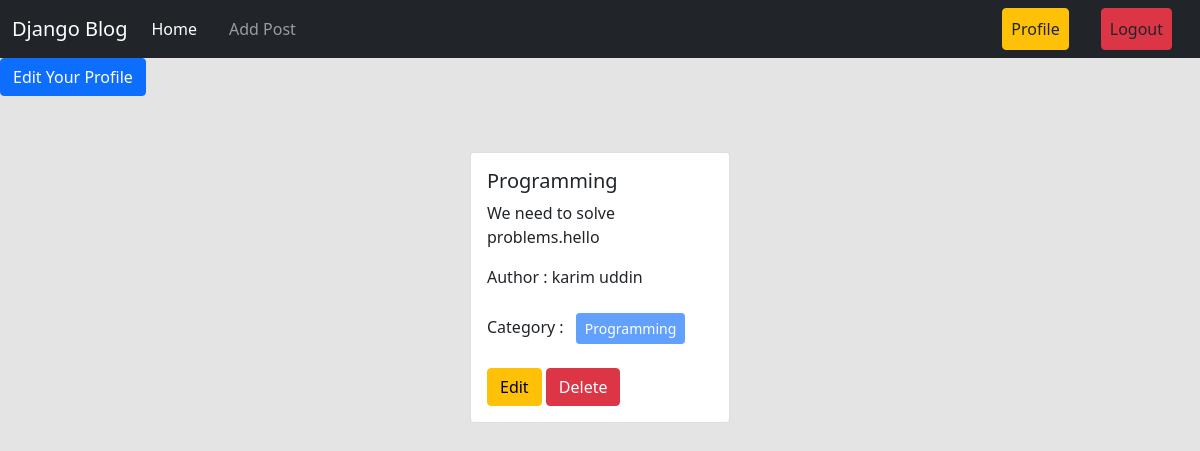
The page /author/profile/ (signed in) on the database its author committed.
### posts/models.py (models this page shows, shortened)
class Post(models.Model):
    title = models.CharField(max_length=50)
    content = models.TextField()
    category = models.ManyToManyField(Category) # ekta post multiple categorir moddhe thakte pare abar ekta categorir moddhe multiple post thakte pare
    author = models.ForeignKey(User, on_delete=models.CASCADE)

### categories/models.py (models this page shows, shortened)
class Category(models.Model):
    name = models.CharField(max_length=100)
    slug = models.SlugField(max_length=100,unique=True, null=True, blank=True)

### author/views.py (the view)
# urls.py: path('profile/', views.profile, name='profile'),
@login_required
def profile(request):
    data = Post.objects.filter(author = request.user)
    return render(request, 'profile.html', {'data' : data})

### author/templates/profile.html
{% extends 'base.html' %} {% load crispy_forms_tags %} {% block content %}
<div>
  <a class="btn btn-primary" href="{% url 'edit_profile' %}">
    Edit Your Profile</a
  >
</div>
<div class="d-flex flex-wrap justify-content-center px-5 pt-5">
  {% for post in data %}
  <div class="col-sm-3">
    <div class="card m-2">
      <div class="card-body">
        <h5 class="card-title">{{post.title}}</h5>
        <p class="card-text">{{post.content}}</p>
        <p>Author : {{post.author.first_name}} {{post.author.last_name}}</p>
        <p>
          Category : {% for cat in post.category.all %}
          <button class="btn btn-primary btn-sm m-2" disabled>
            {{cat.name}}
          </button>
          {% endfor %}
        </p>
        <a href="{% url 'edit_post' post.id %}" class="btn btn-warning">Edit</a>
        <a href="{% url 'delete_post' post.id %}" class="btn btn-danger"
          >Delete</a
        >
      </div>
    </div>
  </div>
  {% endfor %}
</div>
{% endblock %}

### rows shown on the page
Post: title "Programming", content "We need to solve problems.hello", author.first_name "karim", author.last_name "uddin"
Category: name "Programming"
